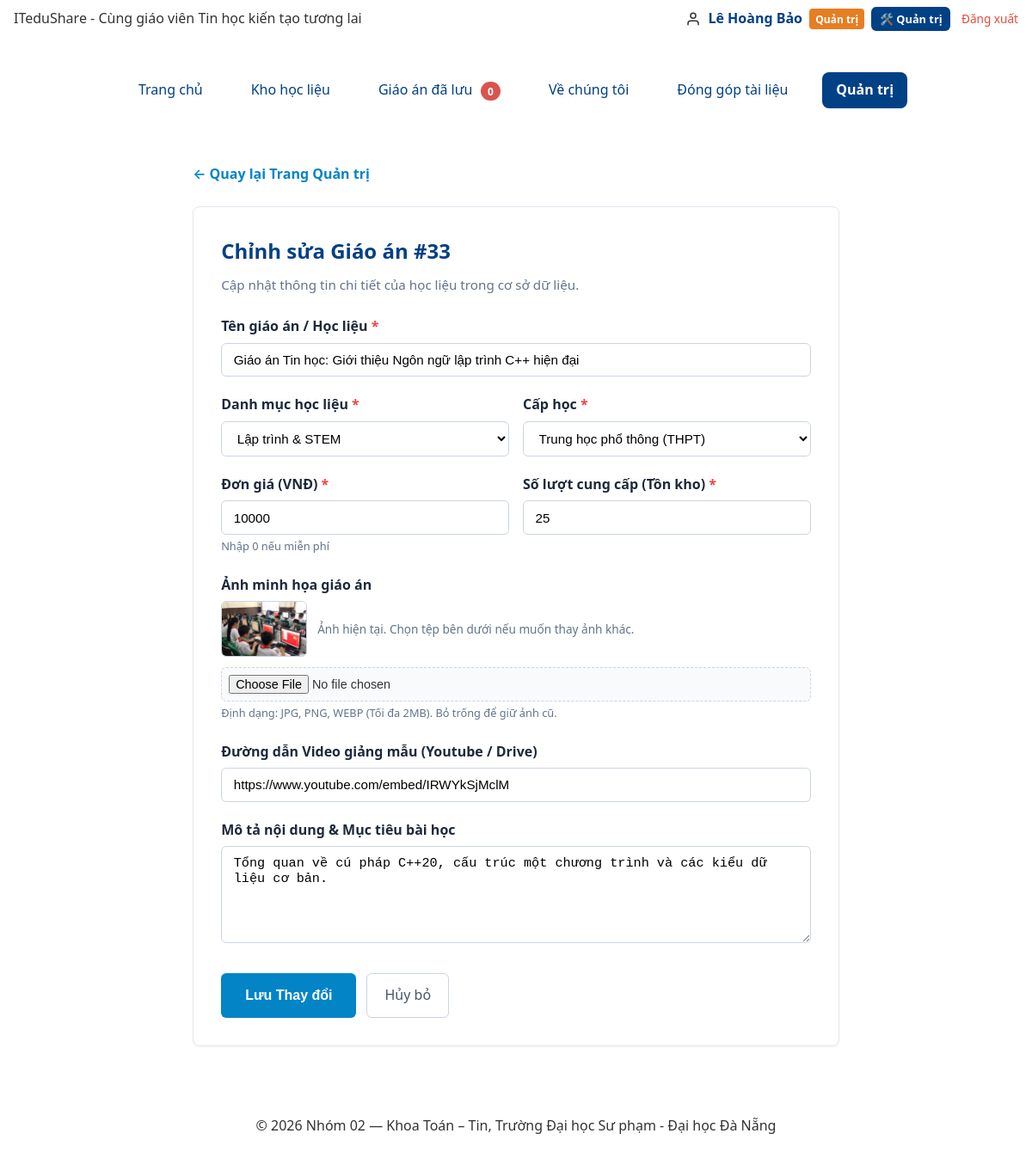
Page /sua-giao-an.php?id=33 (signed in) on the committed database.
### tables this page shows
CREATE TABLE nguoi_dung (
  id        INT UNSIGNED AUTO_INCREMENT PRIMARY KEY,
  email     VARCHAR(191) NOT NULL UNIQUE,
  ho_ten    VARCHAR(100) NOT NULL,
  mat_khau  VARCHAR(255) NOT NULL,
  vai_tro   ENUM('quan_tri', 'khach_hang') NOT NULL DEFAULT 'khach_hang',
  ngay_tao  DATETIME NOT NULL DEFAULT CURRENT_TIMESTAMP
);

CREATE TABLE giao_an (
  id          INT UNSIGNED AUTO_INCREMENT PRIMARY KEY,
  danh_muc_id INT UNSIGNED NOT NULL,
  ten         VARCHAR(200) NOT NULL,
  gia         INT UNSIGNED NOT NULL DEFAULT 0 CHECK (gia >= 0),
  ton_kho     INT UNSIGNED NOT NULL DEFAULT 10 CHECK (ton_kho >= 0),
  hinh_anh    VARCHAR(255) NULL,
  mo_ta       TEXT NULL,
  cap_hoc     VARCHAR(50) NOT NULL DEFAULT 'THCS',
  video_url   VARCHAR(255) NULL,
  luot_tai    INT UNSIGNED NOT NULL DEFAULT 0,
  ngay_tao    DATETIME NOT NULL DEFAULT CURRENT_TIMESTAMP,
  FOREIGN KEY (danh_muc_id) REFERENCES danh_muc(id),
  INDEX idx_giao_an_dm_gia (danh_muc_id, gia),
  INDEX idx_giao_an_ten (ten)
);

CREATE TABLE danh_muc (
  id        INT UNSIGNED AUTO_INCREMENT PRIMARY KEY,
  ten       VARCHAR(100) NOT NULL,
  slug      VARCHAR(100) NOT NULL UNIQUE
);

### inc/db.php (called while the page is built, shortened)
<?php
function db(): PDO {
    static $pdo = null;
    if ($pdo === null) {
        $host    = 'localhost';
        $port    = '3306';
        $dbname  = 'ltweb_nhom02';
        $charset = 'utf8mb4';
        $user    = 'root';
        $pass    = '';
        $dsn = "mysql:host={$host};port={$port};dbname={$dbname};charset={$charset}";
        $options = [
            PDO::ATTR_ERRMODE            => PDO::ERRMODE_EXCEPTION,
            PDO::ATTR_DEFAULT_FETCH_MODE => PDO::FETCH_ASSOC,
            PDO::ATTR_EMULATE_PREPARES   => false,
        ];
        $pdo = new PDO($dsn, $user, $pass, $options);
    }
    return $pdo;
}

### inc/xac-thuc.php (called while the page is built, shortened)
<?php
require_once __DIR__ . '/db.php';
function nguoiDung(): ?array {
    static $nguoiDung = null;
    if ($nguoiDung !== null) {
        return $nguoiDung;
    }
    $uid = $_SESSION['uid'] ?? null;
    try {
        $st = db()->prepare('SELECT id, email, ho_ten, vai_tro, ngay_tao FROM nguoi_dung WHERE id = ? LIMIT 1');
        $st->execute([(int)$uid]);
        $u = $st->fetch();
        $nguoiDung = $u ?: null;
        return $nguoiDung;
    } catch (Throwable $e) {
        error_log('Lỗi nguoiDung(): ' . $e->getMessage());
        return null;
    }
}
function daDangNhap(): bool {
    return nguoiDung() !== null;
}
function yeuCauQuyen(string $vaiTro): void {
    if (!daDangNhap()) {
        global $goc;
        $duongDanGoc = $goc ?? '';
        header('Location: ' . $duongDanGoc . 'dang-nhap.php');
        exit;
    }
}

### inc/ham.php (called while the page is built, shortened)
<?php
function e(mixed $str): string {
    return htmlspecialchars((string)$str, ENT_QUOTES | ENT_SUBSTITUTE, 'UTF-8');
}

### src/Services/DanhSachLuu.php (called while the page is built, shortened)
<?php
class DanhSachLuu
{
    public function soMon(): int
    {
        return count($_SESSION['danh_sach_luu']);
    }
}

### sua-giao-an.php (the view, shortened to what this page needs)
<?php
require_once __DIR__ . '/inc/config.php';
yeuCauQuyen('quan_tri');
$id = filter_var($_GET['id'] ?? '', FILTER_VALIDATE_INT);
$st = db()->prepare('SELECT * FROM giao_an WHERE id = ?');
$st->execute([$id]);
$cu = $st->fetch();
$dsDanhMuc = db()->query('SELECT id, ten FROM danh_muc ORDER BY ten')->fetchAll();
$loi = [];
$f = $_SERVER['REQUEST_METHOD'] === 'POST' ? array_merge($cu, $_POST) : $cu;
$trang  = 'quan-tri';
require __DIR__ . '/inc/header.php';
?>
<main class="trang__chinh" style="max-width: 800px; margin: 0 auto; padding: 1.5rem 1rem;">
    <div style="margin-bottom: 1.5rem;">
        <a href="quan-tri.php" style="color: #0284c7; text-decoration: none; font-weight: 600; display: inline-flex; align-items: center; gap: 0.35rem;">
            ← Quay lại Trang Quản trị
        </a>
    </div>
    <section style="background: #ffffff; border: 1px solid #e2e8f0; border-radius: 8px; padding: 2rem; box-shadow: 0 1px 3px rgba(0,0,0,0.05);">
        <h1 style="margin: 0 0 0.5rem; font-size: 1.5rem; color: var(--mau-chinh, #004085);">
            Chỉnh sửa Giáo án #<?= (int)$id ?>
        </h1>
        <p style="margin: 0 0 1.5rem; color: #64748b; font-size: 0.95rem;">Cập nhật thông tin chi tiết của học liệu trong cơ sở dữ liệu.</p>
        <form method="POST" action="sua-giao-an.php?id=<?= (int)$id ?>" enctype="multipart/form-data" novalidate style="display: flex; flex-direction: column; gap: 1.25rem;">
            <div>
                <label for="ten" style="display: block; font-weight: 600; margin-bottom: 0.35rem; color: #1e293b;">
                    Tên giáo án / Học liệu <span style="color: #ef4444;">*</span>
                </label>
                <input type="text" id="ten" name="ten" value="<?= e($f['ten'] ?? '') ?>" required
                       style="width: 100%; padding: 0.65rem 0.85rem; border: 1px solid <?= isset($loi['ten']) ? '#ef4444' : '#cbd5e1' ?>; border-radius: 6px; font-size: 0.95rem; box-sizing: border-box;">
            </div>
            <div style="display: grid; grid-template-columns: repeat(auto-fit, minmax(240px, 1fr)); gap: 1rem;">
                <div>
                    <label for="danh_muc_id" style="display: block; font-weight: 600; margin-bottom: 0.35rem; color: #1e293b;">
                        Danh mục học liệu <span style="color: #ef4444;">*</span>
                    </label>
                    <select id="danh_muc_id" name="danh_muc_id" required
                            style="width: 100%; padding: 0.65rem 0.85rem; border: 1px solid <?= isset($loi['danh_muc_id']) ? '#ef4444' : '#cbd5e1' ?>; border-radius: 6px; font-size: 0.95rem; box-sizing: border-box; background: #fff;">
                        <?php foreach ($dsDanhMuc as $dm): ?>
                            <option value="<?= (int)$dm['id'] ?>" <?= (string)($f['danh_muc_id'] ?? '') === (string)$dm['id'] ? 'selected' : '' ?>>
                                <?= e($dm['ten']) ?>
                            </option>
                        <?php endforeach; ?>
                    </select>
                </div>
                <div>
                    <label for="cap_hoc" style="display: block; font-weight: 600; margin-bottom: 0.35rem; color: #1e293b;">
                        Cấp học <span style="color: #ef4444;">*</span>
                    </label>
                    <select id="cap_hoc" name="cap_hoc" required
                            style="width: 100%; padding: 0.65rem 0.85rem; border: 1px solid <?= isset($loi['cap_hoc']) ? '#ef4444' : '#cbd5e1' ?>; border-radius: 6px; font-size: 0.95rem; box-sizing: border-box; background: #fff;">
                        <option value="THPT" <?= ($f['cap_hoc'] ?? '') === 'THPT' ? 'selected' : '' ?>>Trung học phổ thông (THPT)</option>
                    </select>
                </div>
            </div>
            <div style="display: grid; grid-template-columns: repeat(auto-fit, minmax(240px, 1fr)); gap: 1rem;">
                <div>
                    <label for="gia" style="display: block; font-weight: 600; margin-bottom: 0.35rem; color: #1e293b;">
                        Đơn giá (VNĐ) <span style="color: #ef4444;">*</span>
                    </label>
                    <input type="number" id="gia" name="gia" value="<?= e($f['gia'] ?? 0) ?>" min="0" step="1000" required
                           style="width: 100%; padding: 0.65rem 0.85rem; border: 1px solid <?= isset($loi['gia']) ? '#ef4444' : '#cbd5e1' ?>; border-radius: 6px; font-size: 0.95rem; box-sizing: border-box;">
                    <small style="color: #64748b; font-size: 0.8rem;">Nhập 0 nếu miễn phí</small>
                </div>
                <div>
                    <label for="ton_kho" style="display: block; font-weight: 600; margin-bottom: 0.35rem; color: #1e293b;">
                        Số lượt cung cấp (Tồn kho) <span style="color: #ef4444;">*</span>
                    </label>
                    <input type="number" id="ton_kho" name="ton_kho" value="<?= e($f['ton_kho'] ?? 0) ?>" min="0" max="9999" required
                           style="width: 100%; padding: 0.65rem 0.85rem; border: 1px solid <?= isset($loi['ton_kho']) ? '#ef4444' : '#cbd5e1' ?>; border-radius: 6px; font-size: 0.95rem; box-sizing: border-box;">
                </div>
            </div>
            <div>
                <label for="hinh_anh" style="display: block; font-weight: 600; margin-bottom: 0.35rem; color: #1e293b;">
                    Ảnh minh họa giáo án
                </label>
                <?php if (!empty($cu['hinh_anh'])): ?>
                    <div style="margin-bottom: 0.75rem; display: flex; align-items: center; gap: 0.75rem;">
                        <img src="uploads/<?= e($cu['hinh_anh']) ?>" alt="Ảnh hiện tại"
                             style="width: 100px; height: 65px; object-fit: cover; border-radius: 6px; border: 1px solid #cbd5e1;">
                        <span style="color: #64748b; font-size: 0.85rem;">Ảnh hiện tại. Chọn tệp bên dưới nếu muốn thay ảnh khác.</span>
                    </div>
                <?php endif; ?>
                <input type="file" id="hinh_anh" name="hinh_anh" accept="image/jpeg,image/png,image/webp"
                       style="width: 100%; padding: 0.5rem; border: 1px dashed <?= isset($loi['hinh_anh']) ? '#ef4444' : '#cbd5e1' ?>; border-radius: 6px; font-size: 0.9rem; box-sizing: border-box; background: #f8fafc;">
                <small style="color: #64748b; font-size: 0.8rem;">Định dạng: JPG, PNG, WEBP (Tối đa 2MB). Bỏ trống để giữ ảnh cũ.</small>
            </div>
            <div>
                <label for="video_url" style="display: block; font-weight: 600; margin-bottom: 0.35rem; color: #1e293b;">
                    Đường dẫn Video giảng mẫu (Youtube / Drive)
                </label>
                <input type="url" id="video_url" name="video_url" value="<?= e($f['video_url'] ?? '') ?>"
                       placeholder="https://www.youtube.com/watch?v=..."
                       style="width: 100%; padding: 0.65rem 0.85rem; border: 1px solid #cbd5e1; border-radius: 6px; font-size: 0.95rem; box-sizing: border-box;">
            </div>
            <div>
                <label for="mo_ta" style="display: block; font-weight: 600; margin-bottom: 0.35rem; color: #1e293b;">
                    Mô tả nội dung &amp; Mục tiêu bài học
                </label>
                <textarea id="mo_ta" name="mo_ta" rows="5"
                          style="width: 100%; padding: 0.65rem 0.85rem; border: 1px solid <?= isset($loi['mo_ta']) ? '#ef4444' : '#cbd5e1' ?>; border-radius: 6px; font-size: 0.95rem; box-sizing: border-box; resize: vertical;"><?= e($f['mo_ta'] ?? '') ?></textarea>
            </div>
            <div style="display: flex; gap: 0.75rem; margin-top: 0.5rem;">
                <button type="submit"
                        style="cursor: pointer; background: #0284c7; color: #fff; padding: 0.75rem 1.75rem; border: none; border-radius: 6px; font-weight: 600; font-size: 1rem;">
                    Lưu Thay đổi
                </button>
                <a href="quan-tri.php"
                   style="display: inline-flex; align-items: center; padding: 0.75rem 1.25rem; border: 1px solid #cbd5e1; background: #fff; color: #475569; border-radius: 6px; text-decoration: none; font-weight: 500;">
                    Hủy bỏ
                </a>
            </div>
        </form>
    </section>
</main>
<?php require __DIR__ . '/inc/footer.php'; ?>
</body>
</html>

### inc/header.php (shortened to what this page needs)
<?php
require_once __DIR__ . '/config.php';
require_once __DIR__ . '/ham.php';
$trang = $trang ?? $trang_hien_tai ?? '';
$goc   = $goc ?? '';
$soLuongLuu = 0;
if (class_exists('App\Services\DanhSachLuu')) {
    $dsLuuHeader = new \App\Services\DanhSachLuu();
    $soLuongLuu = $dsLuuHeader->soMon();
} elseif (isset($_SESSION['danh_sach_luu']) && is_array($_SESSION['danh_sach_luu'])) {
    $soLuongLuu = count($_SESSION['danh_sach_luu']);
}
$uHienTai = function_exists('nguoiDung') ? nguoiDung() : null;
$daDangNhap = ($uHienTai !== null);
$menu = [
    'index.php'             => 'Trang chủ',
    'kho-hoc-lieu.php'      => 'Kho học liệu',
    'gio-hang.php'          => 'Giáo án đã lưu',
    've-chung-toi.php'      => 'Về chúng tôi',
    'dong-gop-tai-lieu.php' => 'Đóng góp tài liệu',
];
if ($daDangNhap) {
    if (($uHienTai['vai_tro'] ?? '') === 'quan_tri') {
        $menu['quan-tri.php'] = 'Quản trị';
    } else {
        $menu['don-hang.php'] = 'Đơn hàng';
    }
}
$trangHienTai = $trang;
?>
<!DOCTYPE html>
<html lang="vi" class="js">
<head>
    <link rel="stylesheet" href="<?= $goc ?>css/01-bien.css">
    <link rel="stylesheet" href="<?= $goc ?>css/02-chuan-hoa.css">
    <link rel="stylesheet" href="<?= $goc ?>css/03-bo-cuc.css">
    <link rel="stylesheet" href="<?= $goc ?>css/04-thanh-phan.css">
    <link rel="stylesheet" href="<?= $goc ?>css/05-tien-ich.css">
</head>
<body class="trang">
    <header class="trang__dau can-giua-chu" style="display:flex; align-items:center; justify-content:space-between; padding:0.5rem 1rem;">
        <p class="trang__khieu-giao" style="margin:0;">ITeduShare - Cùng giáo viên Tin học kiến tạo tương lai</p>
        <div class="dang-nhap-goc" style="display:flex; align-items:center; gap:0.5rem; white-space:nowrap; flex-wrap:wrap;">
            <?php if ($daDangNhap): ?>
                <svg xmlns="http://www.w3.org/2000/svg" width="18" height="18" viewBox="0 0 24 24" fill="none" stroke="currentColor" stroke-width="2" stroke-linecap="round" stroke-linejoin="round" style="vertical-align:middle;"><path d="M20 21v-2a4 4 0 0 0-4-4H8a4 4 0 0 0-4 4v2"/><circle cx="12" cy="7" r="4"/></svg>
                <span style="font-weight:600; color:var(--mau-chinh, #004085);"><?= e($uHienTai['ho_ten'] ?? $_SESSION['user'] ?? '') ?></span>
                <?php if (($uHienTai['vai_tro'] ?? '') === 'quan_tri'): ?>
                    <span style="background:#e67e22; color:#fff; font-size:0.75rem; padding:0.15rem 0.45rem; border-radius:4px; font-weight:bold;">Quản trị</span>
                    <a href="<?= $goc ?>quan-tri.php" class="nut-thao-tac nut-thao-tac--xem" style="padding:0.25rem 0.6rem; font-size:0.8rem; text-decoration:none;">🛠️ Quản trị</a>
                <?php else: ?>
                    <a href="<?= $goc ?>don-hang.php" style="font-size:0.85rem; color:#2c3e50; text-decoration:none; margin-left:0.2rem;">📦 Đơn hàng</a>
                <?php endif; ?>
                <a href="<?= $goc ?>dang-xuat.php" style="margin-left:0.3rem; font-size:0.85rem; color:#e74c3c; text-decoration:none;">Đăng xuất</a>
            <?php endif; ?>
        </div>
    </header>
    <nav class="trang__dieu-huong" aria-label="Menu chính">
        <ul id="menu-chinh" class="menu-chinh menu" style="list-style: none;">
            <?php foreach ($menu as $tep => $ten):
                $tepKhongDuoi = str_replace('.php', '', $tep);
                $isCurrent = ($trangHienTai === $tep || $trangHienTai === $tepKhongDuoi);
            ?>
                <li>
                    <a href="<?= $goc ?><?= $tep ?>"
                       class="menu-chinh__lien-ket <?= $isCurrent ? 'menu-chinh__lien-ket--kich-hoat' : '' ?>"
                       <?= $isCurrent ? 'aria-current="page"' : '' ?>>
                        <?= e($ten) ?>
                        <?php if ($tep === 'gio-hang.php'): ?>
                            <span class="huy-hieu-so-luong" style="background: var(--mau-nhan, #e74c3c); color: #fff; border-radius: 999px; padding: 0.1rem 0.5rem; font-size: 0.75rem; font-weight: bold; margin-left: 0.35rem; display: inline-block; vertical-align: middle;"><?= $soLuongLuu ?></span>
                        <?php endif; ?>
                    </a>
                </li>
            <?php endforeach; ?>
        </ul>
    </nav>

### rows in the picture
nguoi_dung: ho_ten "Lê Hoàng Bảo"
giao_an: ten "Giáo án Tin học: Giới thiệu Ngôn ngữ lập trình C++ hiện đại", danh_muc_id "Lập trình & STEM", cap_hoc "Trung học phổ thông (THPT)", gia "10000", ton_kho "25", hinh_anh (picture), video_url "https://www.youtube.com/embed/IRWYkSjMclM", mo_ta "Tổng quan về cú pháp C++20, cấu trúc một chương trình và các kiểu dữ liệu cơ bản."

### other values in the picture
$ten "Trang chủ"
$ten "Kho học liệu"
$ten "Giáo án đã lưu"
$ten "Về chúng tôi"
$ten "Đóng góp tài liệu"
$ten "Quản trị"
$id "33"
